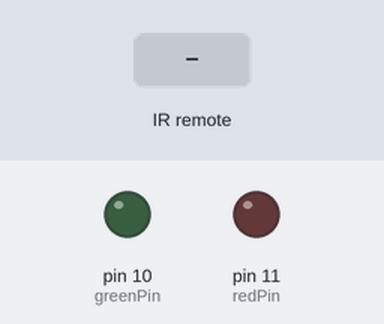
Simulated run of this sketch. Board: Arduino Uno, built with avr-gcc and run on an emulated ATmega328P. On the bench: output pins drawn as LEDs (lit = HIGH). The test bench sets the inputs (shaded band).

Above: at 1.2 s.
1.3 s: infrared code 0x20DF8877 received
At 1.8 s:
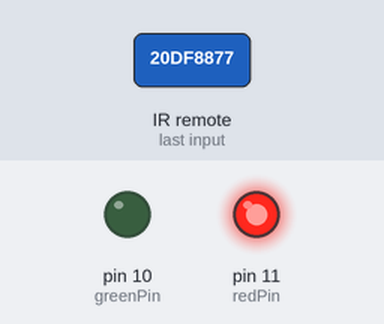
4.3 s: infrared code 0x20DF48B7 received
At 5.3 s:
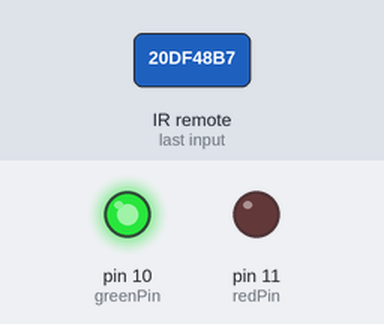
Timing chart, 0 to 7.8 s (numbered marks = the images above; inputs shaded):
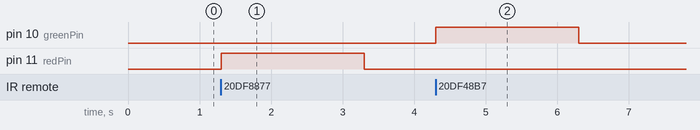

Measured:
- after the input at 1.3 s, pin 11 (redPin): LOW → HIGH at once, → LOW 2.0 s later
- after the input at 4.3 s, pin 10 (greenPin): LOW → HIGH at once, → LOW 2.0 s later

The sketch:

remote1.ino
```cpp
#define one 0x20DF8877
#define two 0x20DF48B7

#include <IRremote.h>

const int RECV_PIN = 7;
IRrecv irrecv(RECV_PIN);
decode_results results;
const int redPin = 11;
const int greenPin = 10;


void setup(){
  irrecv.enableIRIn();
  irrecv.blink13(true);
  pinMode(redPin, OUTPUT);
  pinMode(greenPin, OUTPUT);
}

void loop(){
    if (irrecv.decode(&results)){

        switch(results.value){
          case one: //Keypad button "5"
          digitalWrite(redPin, HIGH);
          delay(2000);
          digitalWrite(redPin, LOW);
          }

        switch(results.value){
          case two: //Keypad button "2"
          digitalWrite(greenPin, HIGH);
          delay(2000);
          digitalWrite(greenPin, LOW);
          }

        irrecv.resume();
    }
}//*/
```
